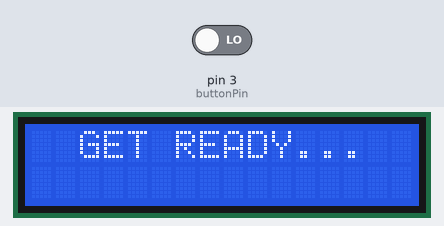
Simulated run of this sketch. Board: Arduino Uno, built with avr-gcc and run on an emulated ATmega328P. Shown: 16×2 character LCD. Inputs (shaded band) come from the test bench; at power-on: pin 3 (buttonPin) LOW. Random numbers use the default seed unless the sketch sets one.

Above: at 1.2 s.
1.3 s: pin 3 (buttonPin) driven HIGH
At 5.0 s:
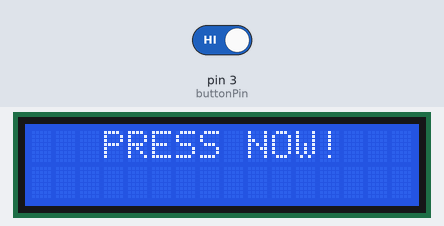
5.9 s: pin 3 (buttonPin) driven LOW
At 6.5 s:
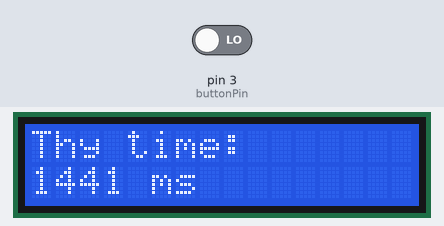
At 9.01 s:
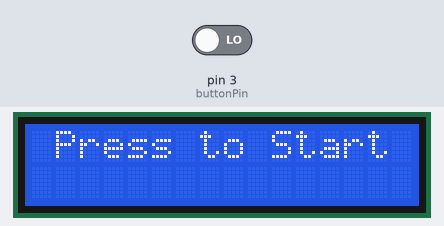
Timing chart, 0 to 10.5 s (numbered marks = the images above; inputs shaded):
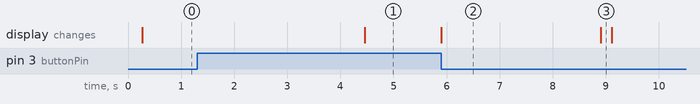

The sketch:

20250401111239_Lab_10_Visualization_GameCode1_Kaiser.ino
```cpp
// Dawson College - EET
// Course: Introduction to IoT
// Description: LCD Visualization Game
// Version: 1.0
// Author: Kaiser Deen D. Tayone
// Date: 01/04/2025

#include <LiquidCrystal.h>  // Include the LiquidCrystal library for the LCD

// Define the pin connected to the pushbutton
const int buttonPin = 3;

// Define the LCD pin connections: RS, Enable, Data4, Data5, Data6, Data7
const int rs = 7, en = 8, d4 = 9, d5 = 10, d6 = 11, d7 = 12;

LiquidCrystal lcd(rs, en, d4, d5, d6, d7);  // Create an LCD object

void setup() {
  pinMode(buttonPin, INPUT);  // Set the button pin as INPUT
  lcd.begin(16, 2);           // Initialize LCD type (16 columns, 2 rows)
  Serial.begin(9600);         // Start Serial Monitor for debugging output
  randomSeed(analogRead(0));  // Seed the random number generator
}

void loop() {
  lcd.clear();                   // Clear the LCD screen
  lcd.print(" Press to Start");  // Display instruction to the player

  // Just waiting here until the player presses the button (HIGH to LOW)
  while (digitalRead(buttonPin) == HIGH) {}  // DONT WORRY HOW THIS WORKS NOW

  // Small delay to remove mechanical button bounce noise
  delay(200);

  // Call the function that runs the reaction timer game
  reactionGame();  // Need to be defined!!!
}

void reactionGame() {
  lcd.clear();                  // Clear the LCD screen
  lcd.print("  GET READY...");  // Inform the player to get ready

  // Generate a random delay between 3 to 6 seconds (3000-6000 ms) ...
  // Use the function random(); to help achieve that. Look it up how it works.
  // !!! ENTER THE CODE HERE !!!
  delay(random(3000, 6000));
  lcd.clear();
  lcd.print("   PRESS NOW!");  // Ask the player to press the button as fast as possible

  unsigned long startTime = millis();  // Record the time right button press

  // Don’t worry about how this works, only that the code below waits until ...
  // the player presses the button.
  while (digitalRead(buttonPin) == HIGH) {
    // This keeps running until the player reacts and presses the button
  }

  // Use the start time recorded above (startTime) and the current time to ...
  // calculate how long the player took to press the button.
  unsigned long reactionTime = millis() - startTime;

  // Display the reaction time on the LCD
  lcd.clear();
  lcd.print("Thy time:");
  lcd.setCursor(0, 1);      // Move to the second row
  lcd.print(reactionTime);  // Show the reaction time in milliseconds
  lcd.print(" ms");

  delay(3000);  // Keep the result displayed for 3 seconds before restarting
}
```

Measured:
- after the input at 5.9 s, the display: changes at once (image 2)
- what the display in image 2 shows lasts 3.0 s, from 5.9 s to 8.9 s
